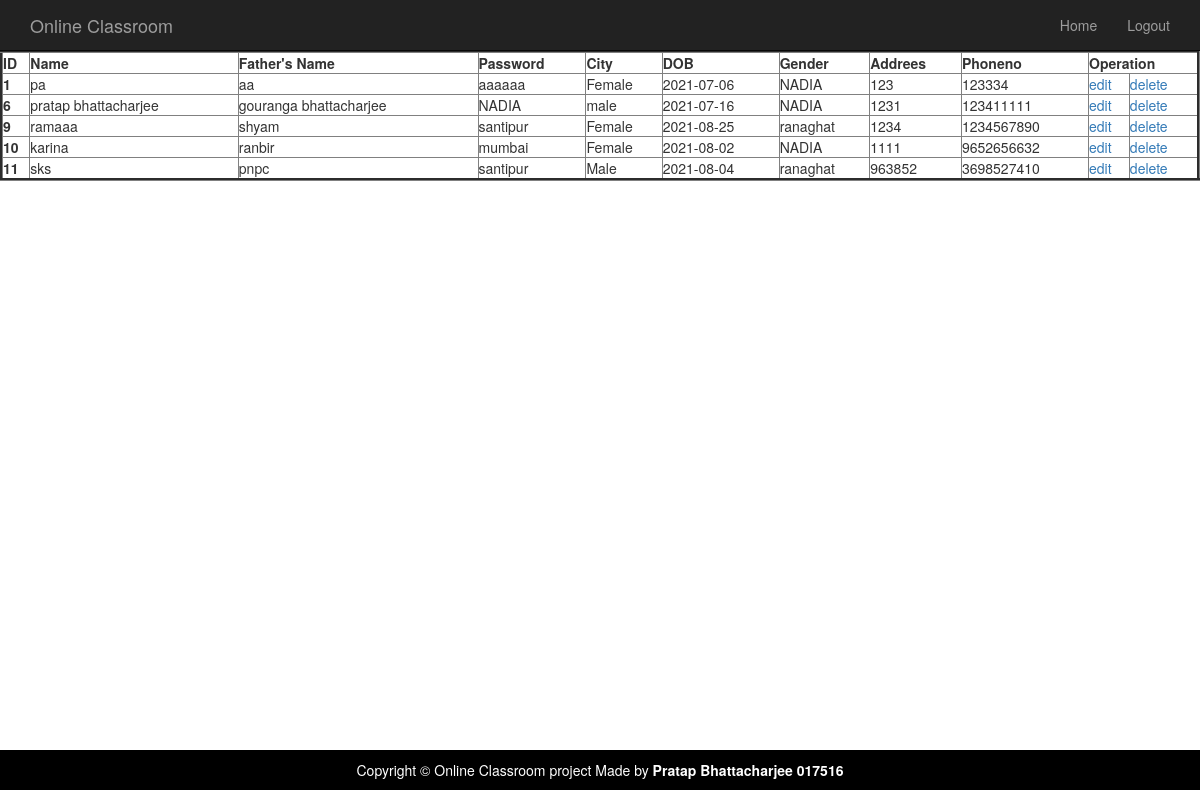
Page /ADMIN/fdtel.php (signed in) on the committed database.
### tables this page shows
CREATE TABLE `facultytable` (
  `FID` int(5) NOT NULL,
  `FName` varchar(25) NOT NULL,
  `FaName` varchar(25) NOT NULL,
  `Addrs` text NOT NULL,
  `Gender` varchar(6) NOT NULL,
  `JDate` date NOT NULL,
  `City` varchar(15) NOT NULL,
  `Pass` varchar(15) NOT NULL,
  `PhNo` bigint(20) NOT NULL
);

### ADMIN/fdtel.php (the view, shortened to what this page needs)
<!doctype html>
<html lang="en">
<head>
    <link href="../css/bootstrap.min.css" rel="stylesheet">
    <link href="../css/modern-business.css" rel="stylesheet">
    <link href="font-awesome/css/font-awesome.min.css" rel="stylesheet" type="text/css">
</head>
<body>
<header>
    <nav class="navbar navbar-inverse navbar-fixed-top" role="navigation">
        <div class="container">
            <div class="navbar-header">
                <a class="navbar-brand" href="">Online Classroom</a>
            </div>
            <div class="collapse navbar-collapse" id="bs-example-navbar-collapse-1">
                <ul class="nav navbar-nav navbar-right">
                    <li>
                        <a href="welcomeadmin">Home</a>
                    </li>
                  <li>
                        <a href="logout.php">Logout</a>
                    </li>
                </ul>
            </div>
        </div>
    </nav>
</header>
    <table border="3" width="100%">
    <tr>
    <th>ID</th>
	<th>Name</th>
	 <th>Father's Name</th>
    <th>Password</th>
    <th>City</th>
	<th>DOB</th>
	<th>Gender</th>
    <th>Addrees</th>
	<th>Phoneno</th>
	<th  colspan="2" >Operation</th>
 </tr>
<?php
	$servername = "localhost";
      $username = "root";
      $password = "";
      $database = "xyz";
      $conn = mysqli_connect($servername, $username, $password, $database);
	  $sql="SELECT * FROM `facultytable`  ";
		$data = mysqli_query($conn,$sql);
	   	  $total = mysqli_num_rows($data);
if ($total == 0)
{
    die('db not found:'.mysqli_connect_error());
}
else
{
   while( ( $result= mysqli_fetch_assoc($data)) )
       {
         echo  "  <tr>
            <th scope='row'>".$result["FID"] ."</th>
     <td>". $result["FName"]."</td>
	<td>". $result ["FaName"]."</td>
	<td>". $result ["Addrs"]."</td>
     <td>". $result ["Gender"]."</td>
	 <td>". $result ["JDate"]."</td>
	<td>". $result ["City"]."</td>
    <td>". $result ["Pass"]."</td>
	  <td>". $result ["PhNo"]."</td>
    <td><a href ='updatedetailsfromfaculty.php?FID=$result[FID]'>edit</a></td>
	<td><a href= 'fdelete.php?deleteid=$result[FID]'>delete<a></td>
	  </tr>";
       }
    }
    ?>
	</table>
        <footer>
            <div class="row">
                <div class="col-lg-12">
                    <p class="footer text-center" align= "center">Copyright &copy; Online Classroom   <strong></strong> project Made by <strong>Pratap Bhattacharjee  017516</strong></p>
                </div>
            </div>
        </footer>
</body>
</html>

### css/modern-business.css (style rules this page uses)
html, body { height: 100%; }
body { padding-top: 50px; }
footer { margin: 50px 0; }

### ADMIN/fdtel.php (style rules this page uses)
.footer { background: #000; padding: 10px 0px; color: #fff;position: fixed;left: 0; right: 0;bottom: 0; }

### rows in the picture
facultytable: FID "1", FName "pa", FaName "aa", Addrs "aaaaaa", Gender "Female", JDate "2021-07-06", City "NADIA", Pass "123", PhNo "123334"
facultytable: FID "6", FName "pratap bhattacharjee", FaName "gouranga bhattacharjee", Addrs "NADIA", Gender "male", JDate "2021-07-16", City "NADIA", Pass "1231", PhNo "123411111"
facultytable: FID "9", FName "ramaaa", FaName "shyam", Addrs "santipur", Gender "Female", JDate "2021-08-25", City "ranaghat", Pass "1234", PhNo "1234567890"
facultytable: FID "10", FName "karina", FaName "ranbir", Addrs "mumbai", Gender "Female", JDate "2021-08-02", City "NADIA", Pass "1111", PhNo "9652656632"
facultytable: FID "11", FName "sks", FaName "pnpc", Addrs "santipur", Gender "Male", JDate "2021-08-04", City "ranaghat", Pass "963852", PhNo "3698527410"
